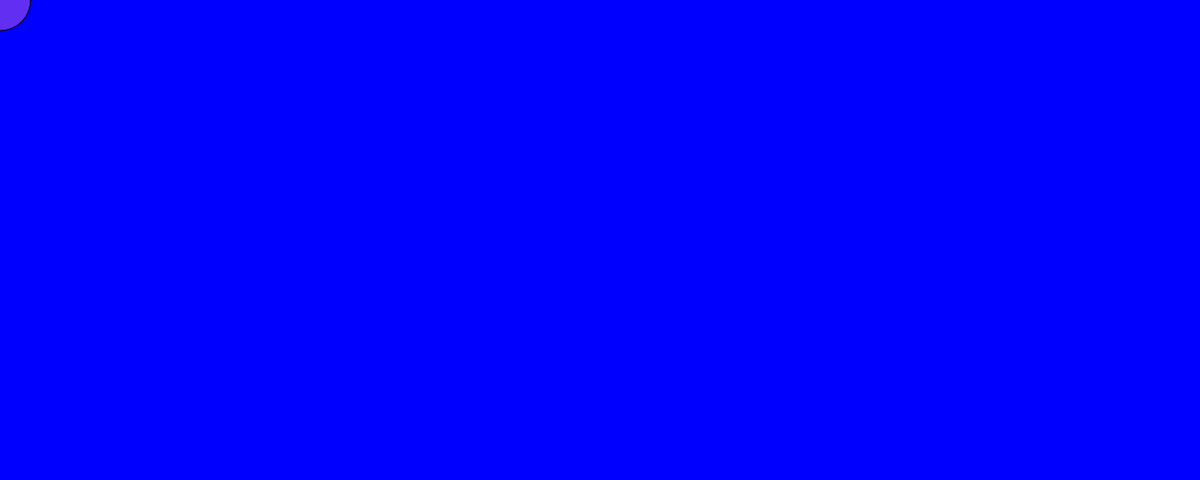
Frame 1 (no input)
Frame 60 (no input): identical to frame 1, image omitted
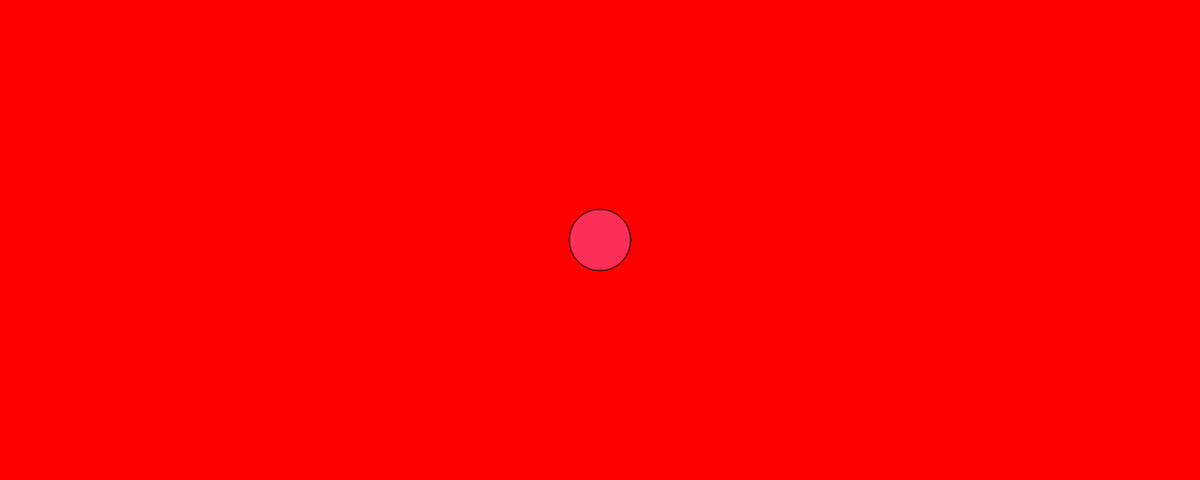
Frame 120 (the mouse pressed at the canvas centre since frame 60)

The p5.js sketch that drew these frames (run headless with seeded random() and noise() and a simulated clock; from frame 60 on, the mouse is pressed at the canvas centre):

// p5.js sketch
// ── sketch.js
var r = 0;
var b = 255;
var g = 255;

function setup() {
	createCanvas(1250,500);

}

function draw() {
	r = map(mouseX, mouseY, 600, 0, 255);
	b = map(mouseX, mouseY,600,255,0);
	//g = map(mouseX, mouseY,600, 255,0);
	background(r,0,b)
	

	fill(250, 118, 222, 100);
	ellipse(mouseX, mouseY,64,64);
}
